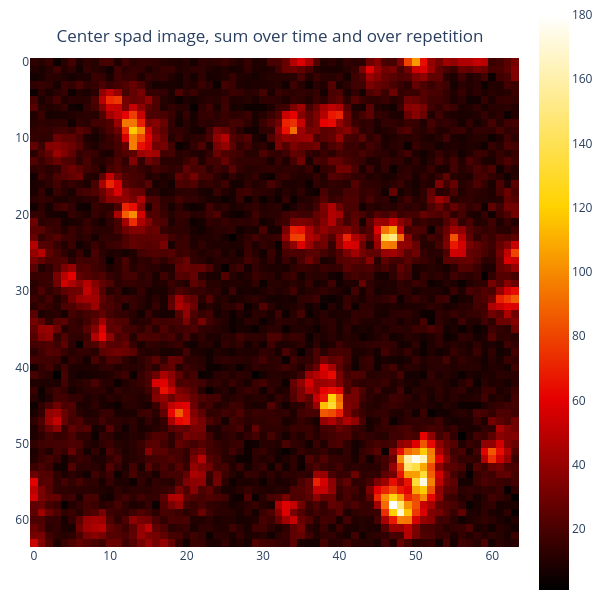

Here is the notebook cell this chart was saved with:
### Code cell
# first raw plot

import plotly.express as px
import numpy as np
from PIL import Image

# Example: assuming 'data' is already defined like in your code
# Sum over axes (3,0) and take the slice at index 24
summed_data = data[0, :, :, :, :, 24].sum(axis=(3, 0)).astype(np.uint8)

# Convert to Image if you still want that step (optional)
im = Image.fromarray(summed_data)

# Plot with Plotly
fig = px.imshow(
    np.array(im), 
    color_continuous_scale='hot',
    title='Center spad image, sum over time and over repetition',
)
fig.update_layout(
    margin=dict(l=30, r=0, t=0, b=0),
    width=600,
    height=600,
    title=dict(
        y=0.95,  # move title closer to plot
        x=0.45,   # keep centered
        xanchor='center',
        yanchor='top'
    )
)

fig.show()

### Figure 1 — Plotly figure (JSON) as saved in the notebook; plotly's stock layout.template omitted (floating-point values rounded to 4 significant figures; data arrays with more than 128 entries replaced by an {"elided": "..."} marker saying what was removed)
{"data": [{"coloraxis": "coloraxis", "hovertemplate": "x: %{x}<br>y: %{y}<br>color: %{z}<extra></extra>", "name": "0", "type": "heatmap", "xaxis": "x", "yaxis": "y", "z": {"elided": "64x64 int values"}}], "layout": {"coloraxis": {"colorscale": [[0, "rgb(0,0,0)"], [0.3333, "rgb(230,0,0)"], [0.6667, "rgb(255,210,0)"], [1, "rgb(255,255,255)"]]}, "height": 600, "margin": {"b": 0, "l": 30, "r": 0, "t": 0}, "title": {"text": "Center spad image, sum over time and over repetition", "x": 0.45, "xanchor": "center", "y": 0.95, "yanchor": "top"}, "width": 600, "xaxis": {"anchor": "y", "constrain": "domain", "domain": [0, 1], "scaleanchor": "y"}, "yaxis": {"anchor": "x", "autorange": "reversed", "constrain": "domain", "domain": [0, 1]}}}
